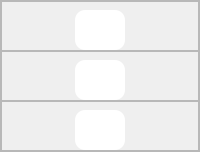
                     <widget class="QFrame" name="frame_63">
                      <property name="frameShape">
                       <enum>QFrame::StyledPanel</enum>
                      </property>
                      <property name="frameShadow">
                       <enum>QFrame::Raised</enum>
                      </property>
                      <layout class="QVBoxLayout" name="verticalLayout_18">
                       <property name="spacing">
                        <number>0</number>
                       </property>
                       <property name="leftMargin">
                        <number>0</number>
                       </property>
                       <property name="topMargin">
                        <number>0</number>
                       </property>
                       <property name="rightMargin">
                        <number>0</number>
                       </property>
                       <property name="bottomMargin">
                        <number>0</number>
                       </property>
                       <item alignment="Qt::AlignBottom">
                        <widget class="QFrame" name="frame_64">
                         <property name="minimumSize">
                          <size>
                           <width>0</width>
                           <height>50</height>
                          </size>
                         </property>
                         <property name="maximumSize">
                          <size>
                           <width>16777215</width>
                           <height>50</height>
                          </size>
                         </property>
                         <property name="frameShape">
                          <enum>QFrame::StyledPanel</enum>
                         </property>
                         <property name="frameShadow">
                          <enum>QFrame::Raised</enum>
                         </property>
                         <layout class="QHBoxLayout" name="horizontalLayout_52">
                          <property name="spacing">
                           <number>0</number>
                          </property>
                          <property name="leftMargin">
                           <number>0</number>
                          </property>
                          <property name="topMargin">
                           <number>0</number>
                          </property>
                          <property name="rightMargin">
                           <number>0</number>
                          </property>
                          <property name="bottomMargin">
                           <number>0</number>
                          </property>
                          <item alignment="Qt::AlignBottom">
                           <widget class="QPushButton" name="btn_what_new_icons">
                            <property name="minimumSize">
                             <size>
                              <width>0</width>
                              <height>40</height>
                             </size>
                            </property>
                            <property name="maximumSize">
                             <size>
                              <width>50</width>
                              <height>40</height>
                             </size>
                            </property>
                            <property name="styleSheet">
                             <string notr="true">
QPushButton:hover{
background-color:  rgb(224, 238, 233);
color:#4ba08a;;
border:none;
border-radius:10px;
}
QPushButton{
border:none;
background-color: rgb(255, 255, 255);
color: rgb(126, 126, 126);
border-radius:10px;
}
QPushButton:checked{
border:none;
	background-color:#dcf6ea;
color: #0da471;
border-radius:10px;

}
</string>
                            </property>
                            <property name="text">
                             <string/>
                            </property>
                            <property name="icon">
                             <iconset resource="../icons/icons.qrc">
                              <normaloff>:/icons/png/icons8-laptop-alert-96.png</normaloff>
                              <normalon>:/icons/png/icons8-laptop-alert-96_green.png</normalon>:/icons/png/icons8-laptop-alert-96.png</iconset>
                            </property>
                            <property name="iconSize">
                             <size>
                              <width>25</width>
                              <height>25</height>
                             </size>
                            </property>
                            <property name="checkable">
                             <bool>true</bool>
                            </property>
                            <property name="autoExclusive">
                             <bool>true</bool>
                            </property>
                           </widget>
                          </item>
                         </layout>
                        </widget>
                       </item>
                       <item alignment="Qt::AlignBottom">
                        <widget class="QFrame" name="frame_65">
                         <property name="minimumSize">
                          <size>
                           <width>0</width>
                           <height>50</height>
                          </size>
                         </property>
                         <property name="maximumSize">
                          <size>
                           <width>16777215</width>
                           <height>50</height>
                          </size>
                         </property>
                         <property name="frameShape">
                          <enum>QFrame::StyledPanel</enum>
                         </property>
                         <property name="frameShadow">
                          <enum>QFrame::Raised</enum>
                         </property>
                         <layout class="QHBoxLayout" name="horizontalLayout_53">
                          <property name="spacing">
                           <number>0</number>
                          </property>
                          <property name="leftMargin">
                           <number>0</number>
                          </property>
                          <property name="topMargin">
                           <number>0</number>
                          </property>
                          <property name="rightMargin">
                           <number>0</number>
                          </property>
                          <property name="bottomMargin">
                           <number>0</number>
                          </property>
                          <item alignment="Qt::AlignBottom">
                           <widget class="QPushButton" name="btn_license_icons">
                            <property name="minimumSize">
                             <size>
                              <width>0</width>
                              <height>40</height>
                             </size>
                            </property>
                            <property name="maximumSize">
                             <size>
                              <width>50</width>
                              <height>40</height>
                             </size>
                            </property>
                            <property name="styleSheet">
                             <string notr="true">
QPushButton:hover{
background-color:  rgb(224, 238, 233);
color:#4ba08a;;
border:none;
border-radius:10px;
}
QPushButton{
border:none;
background-color: rgb(255, 255, 255);
color: rgb(126, 126, 126);
border-radius:10px;
}
QPushButton:checked{
border:none;
	background-color:#dcf6ea;
color: #0da471;
border-radius:10px;

}
</string>
                            </property>
                            <property name="text">
                             <string/>
                            </property>
                            <property name="icon">
                             <iconset resource="../icons/icons.qrc">
                              <normaloff>:/icons/png/icons8-copyright-all-rights-reserved-96_DARK.png</normaloff>
                              <normalon>:/icons/png/icons8-copyright-all-rights-reserved-96.png</normalon>:/icons/png/icons8-copyright-all-rights-reserved-96_DARK.png</iconset>
                            </property>
                            <property name="iconSize">
                             <size>
                              <width>25</width>
                              <height>25</height>
                             </size>
                            </property>
                            <property name="checkable">
                             <bool>true</bool>
                            </property>
                            <property name="autoExclusive">
                             <bool>true</bool>
                            </property>
                           </widget>
                          </item>
                         </layout>
                        </widget>
                       </item>
                       <item alignment="Qt::AlignBottom">
                        <widget class="QFrame" name="frame_66">
                         <property name="minimumSize">
                          <size>
                           <width>0</width>
                           <height>50</height>
                          </size>
                         </property>
                         <property name="maximumSize">
                          <size>
                           <width>16777215</width>
                           <height>50</height>
                          </size>
                         </property>
                         <property name="frameShape">
                          <enum>QFrame::StyledPanel</enum>
                         </property>
                         <property name="frameShadow">
                          <enum>QFrame::Raised</enum>
                         </property>
                         <layout class="QHBoxLayout" name="horizontalLayout_54">
                          <property name="spacing">
                           <number>0</number>
                          </property>
                          <property name="leftMargin">
                           <number>0</number>
                          </property>
                          <property name="topMargin">
                           <number>0</number>
                          </property>
                          <property name="rightMargin">
                           <number>0</number>
                          </property>
                          <property name="bottomMargin">
                           <number>0</number>
                          </property>
                          <item alignment="Qt::AlignBottom">
                           <widget class="QPushButton" name="btn_help_icons">
                            <property name="minimumSize">
                             <size>
                              <width>0</width>
                              <height>40</height>
                             </size>
                            </property>
                            <property name="maximumSize">
                             <size>
                              <width>50</width>
                              <height>40</height>
                             </size>
                            </property>
                            <property name="styleSheet">
                             <string notr="true">
QPushButton:hover{
background-color:  rgb(224, 238, 233);
color:#4ba08a;;
border:none;
border-radius:10px;
}
QPushButton{
border:none;
background-color: rgb(255, 255, 255);
color: rgb(126, 126, 126);
border-radius:10px;
}
QPushButton:checked{
border:none;
	background-color:#dcf6ea;
color: #0da471;
border-radius:10px;

}
</string>
                            </property>
                            <property name="text">
                             <string/>
                            </property>
                            <property name="icon">
                             <iconset resource="../icons/icons.qrc">
                              <normaloff>:/icons/png/icons8-help-64.png</normaloff>
                              <normalon>:/icons/png/icons8-help-64_green.png</normalon>:/icons/png/icons8-help-64.png</iconset>
                            </property>
                            <property name="iconSize">
                             <size>
                              <width>25</width>
                              <height>25</height>
                             </size>
                            </property>
                            <property name="checkable">
                             <bool>true</bool>
                            </property>
                            <property name="autoExclusive">
                             <bool>true</bool>
                            </property>
                           </widget>
                          </item>
                         </layout>
                        </widget>
                       </item>
                      </layout>
                     </widget>
